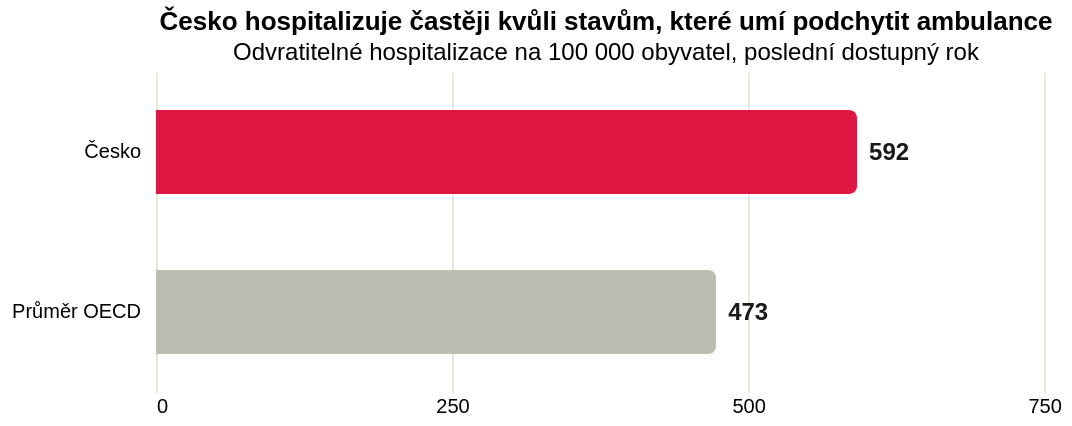

This figure's Vega-Lite source:
### Vega-Lite specification from a JSON file in a GitHub repository (floating-point values rounded to 4 significant figures)
{"_source": "OECD, Health at a Glance 2025 – Czechia", "$schema": "https://vega.github.io/schema/vega-lite/v5.json", "description": "Odvratitelné hospitalizace na 100 000 obyvatel: Česko 592, průměr OECD 473. Vyšší česká hodnota ukazuje prostor, kde by lepší ambulantní a koordinovaná péče mohla zabránit pobytu v nemocnici.", "width": 450, "height": 160, "title": {"text": "Česko hospitalizuje častěji kvůli stavům, které umí podchytit ambulance", "subtitle": "Odvratitelné hospitalizace na 100 000 obyvatel, poslední dostupný rok"}, "data": {"values": [{"zeme": "Česko", "val": 592, "label": "592"}, {"zeme": "Průměr OECD", "val": 473, "label": "473"}]}, "layer": [{"mark": {"type": "bar", "cornerRadiusEnd": 4, "height": 42}, "encoding": {"y": {"field": "zeme", "type": "nominal", "title": null, "sort": ["Česko", "Průměr OECD"], "axis": {"domain": false, "ticks": false, "labelPadding": 8}}, "x": {"field": "val", "type": "quantitative", "title": null, "scale": {"domain": [0, 760]}, "axis": {"grid": true, "gridColor": "#e8e8dc", "domain": false, "ticks": false, "values": [0, 250, 500, 750]}}, "color": {"field": "zeme", "type": "nominal", "legend": null, "scale": {"domain": ["Česko", "Průměr OECD"], "range": ["#de1743", "#bcbcb0"]}}, "tooltip": [{"field": "zeme", "title": "Srovnání"}, {"field": "label", "title": "Hospitalizace na 100 000 obyvatel"}]}}, {"mark": {"type": "text", "align": "left", "baseline": "middle", "dx": 6, "fontSize": 12, "fontWeight": "bold", "color": "#1a1a1a"}, "encoding": {"y": {"field": "zeme", "type": "nominal", "sort": ["Česko", "Průměr OECD"]}, "x": {"field": "val", "type": "quantitative", "scale": {"domain": [0, 760]}}, "text": {"field": "label"}}}], "config": {"view": {"stroke": "transparent"}}}
